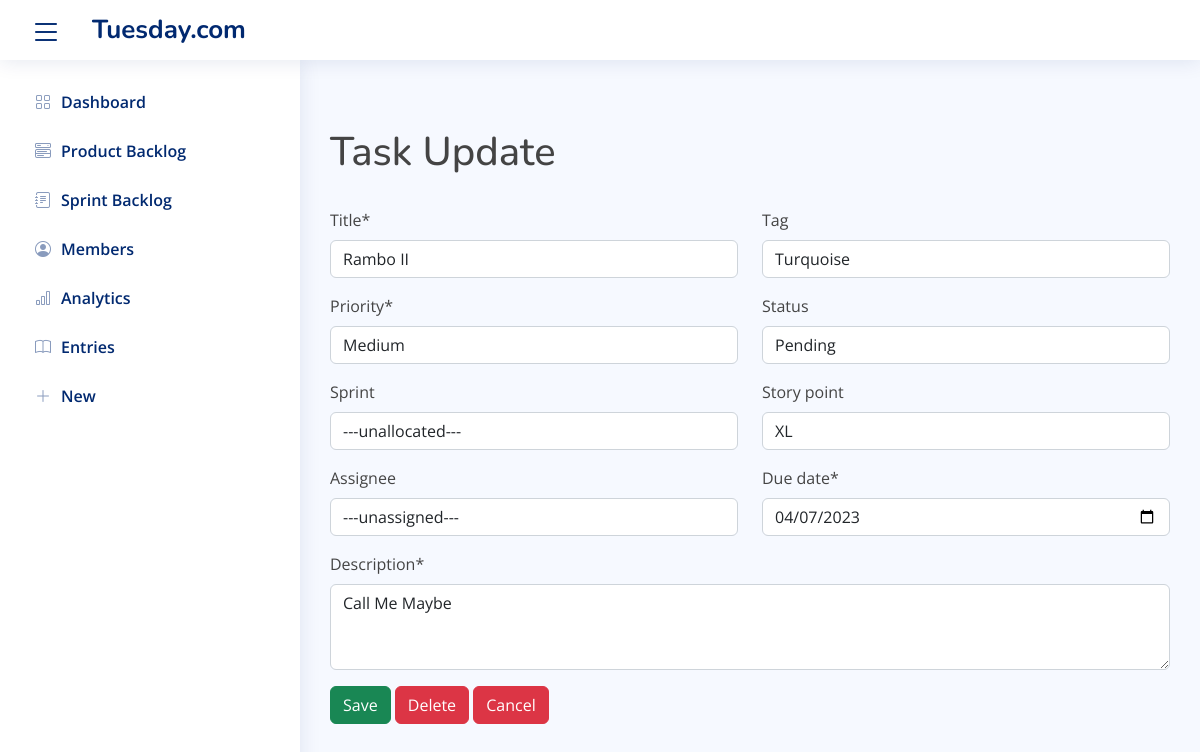
The app's page /tasks/task/183/update/ with its own data.
### tasks/models.py (models this page shows, shortened)
class Task(models.Model):
    HIGH_PRIORITY = 'HI'
    MEDIUM_PRIORITY = 'ME'
    LOW_PRIORITY = 'LO'
    PRIORITY_LEVELS = [
        (HIGH_PRIORITY, 'High'),
        (MEDIUM_PRIORITY, 'Medium'),
        (LOW_PRIORITY, 'Low')
    ]
    PENDING = 'PE'
    IN_PROGRESS = 'IN'
    COMPLETE = 'CM'
    OVERDUE = 'OV'
    STATUS_LEVELS = [
        (PENDING, 'Pending'),
        (IN_PROGRESS, 'In Progress'),
        (COMPLETE, 'Complete'),
        (OVERDUE, 'Overdue'),
    ]
    EXTRA_LARGE = 'XL'
    LARGE = 'L'
    MEDIUM = 'M'
    SMALL = 'S'
    SHIRT_SIZES = [
        (EXTRA_LARGE, EXTRA_LARGE),
        (LARGE, LARGE),
        (MEDIUM, MEDIUM),
        (SMALL, SMALL)
    ]
    title = models.CharField(max_length=50)
    description = models.TextField()
    priority = models.CharField(max_length=20, choices=PRIORITY_LEVELS, default=MEDIUM_PRIORITY)
    status = models.CharField(max_length=20, choices=STATUS_LEVELS, default=PENDING)
    story_point = models.CharField(max_length=20, choices=SHIRT_SIZES, default=MEDIUM)
    tag = models.CharField(max_length=20, null=True, blank=True)
    assignee = models.ForeignKey(to='members.Member', on_delete=models.SET_NULL,
                                 related_name='tasks', null=True, blank=True)
    sprint = models.ForeignKey(to='sprints.Sprint', on_delete=models.SET_NULL,
                               related_name='tasks', null=True, blank=True)
    due_date = models.DateField(null=True, blank=True)
    date_created = models.DateTimeField(default=timezone.now, editable=False)

### tasks/views.py (the view)
# urls.py: path('task/<int:pk>/update/', TaskUpdateView.as_view(), name='task-update'),
class TaskUpdateView(UpdateView):
    model = Task
    form_class = TaskForm
    success_url = reverse_lazy('task-list')

### members/models.py (called while the page is built)
    def __str__(self):
        return f'{self.first_name} {self.last_name}'

### sprints/models.py (called while the page is built)
    def __str__(self):
        return self.title

### tasks/templates/tasks/task_form.html (shortened to what this page needs)
{% extends 'tasks/base.html' %}
{% load crispy_forms_tags %}
{% block content %}
<form method="POST">
    <fieldset>
        <br>
        <br>
      <div class="page-header">
          {% if task is None %}
            <h1 class="page-header">New Task</h1>
          {% else %}
            <h1 class="page-header">Task Update</h1>
          {% endif %}
      </div>
        <br>
        <div class="row">
      <div class="col-6">
          {{ form.title|as_crispy_field }}
          {{ form.priority|as_crispy_field }}
          {{ form.sprint|as_crispy_field }}
          {{ form.assignee|as_crispy_field }}
      </div>
      <div class="col-6">
          {{ form.tag|as_crispy_field }}
          {{ form.status|as_crispy_field }}
          {{ form.story_point|as_crispy_field }}
          {{ form.due_date|as_crispy_field }}
      </div>
    </div>
          {{form.description|as_crispy_field}}
    </fieldset>
    <div>
        <button type="submit" class="btn btn-success">Save
        </button>
        {% if task is not None %}
            <a href="{% url 'task-delete' task.id %}">
                <button type="button" class="btn btn-danger">Delete</button>
            </a>
            <a href="{% url 'task-detail' task.id %}">
                <button type="button" class="btn btn-danger">Cancel</button>
            </a>
        {% else %}
            <a href="{% url 'task-list' %}">
                <button type="button" class="btn btn-danger">Cancel</button>
            </a>
        {% endif %}
    </div>
</form>
{% endblock content %}

### tasks/static/css/productbacklog.css (style rules this page uses)
body { min-height: 100vh; min-height: -webkit-fill-available; }
html { height: -webkit-fill-available; }

### tasks/static/assets/css/style.css (style rules this page uses)
:root { scroll-behavior: smooth; }
body { font-family: "Open Sans", sans-serif; background: #f6f9ff; color: #444444; }
a { color: #4154f1; text-decoration: none; }
h1, h2, h3, h4, h5, h6 { font-family: "Nunito", sans-serif; }
.row { display: flex; }

### records on screen
Task: title "Rambo II", priority "Medium", sprint "---unallocated---", assignee "---unassigned---", tag "Turquoise", status "Pending", story_point "XL", due_date "04/07/2023", description "Call Me Maybe"
